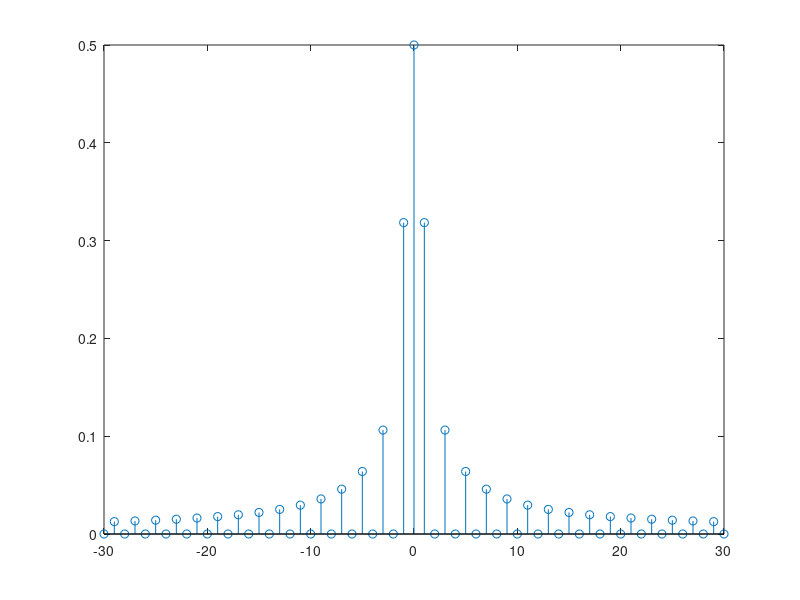
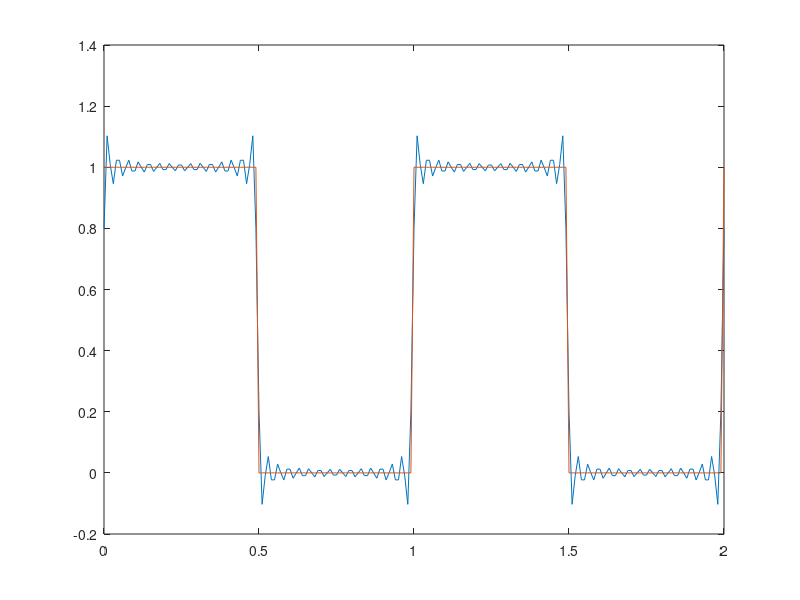

MATLAB code for these plots, in order:
                       clear all
close all
clc

t=-4:0.01:4;
f= -30:30;
x_t=((square(2*pi*t))+1)/2;
plot(t,x_t);

t=0:0.01:2;  
x_t=((square(2*pi*t))+1)/2;
plot(t,x_t);

for k=1:length(f)
    a_k(k) = 0.5*trapz(t,x_t.*exp(-j*2*pi*f(k)*t));
end

mag_a_k=abs(a_k);
stem(f,mag_a_k)

for i=1:length(t)
    for k=1:length(f)
        int1(k,:)=a_k(k).*exp(j*2*pi*f(k)*t);
    end
    r_x_t(:,:)=sum(int1);
end

figure();
plot(t,r_x_t);
hold on
plot(t,x_t)
hold off


